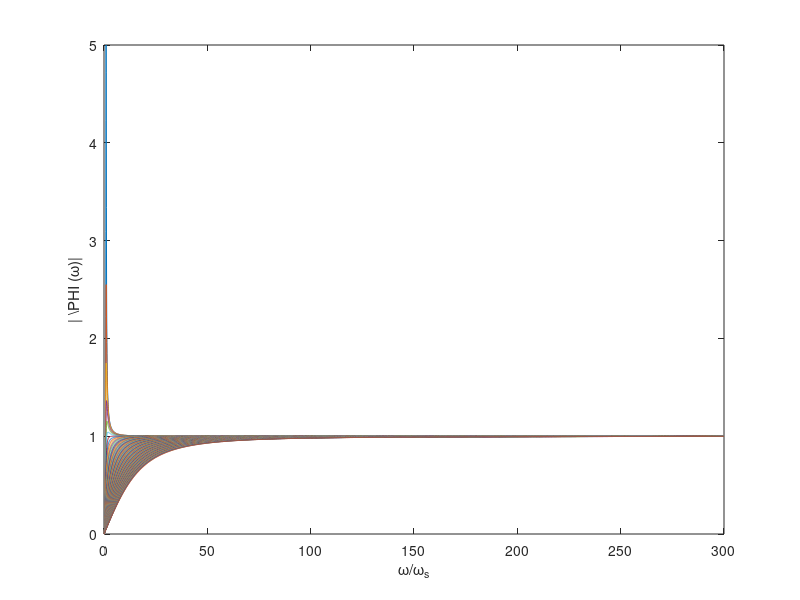
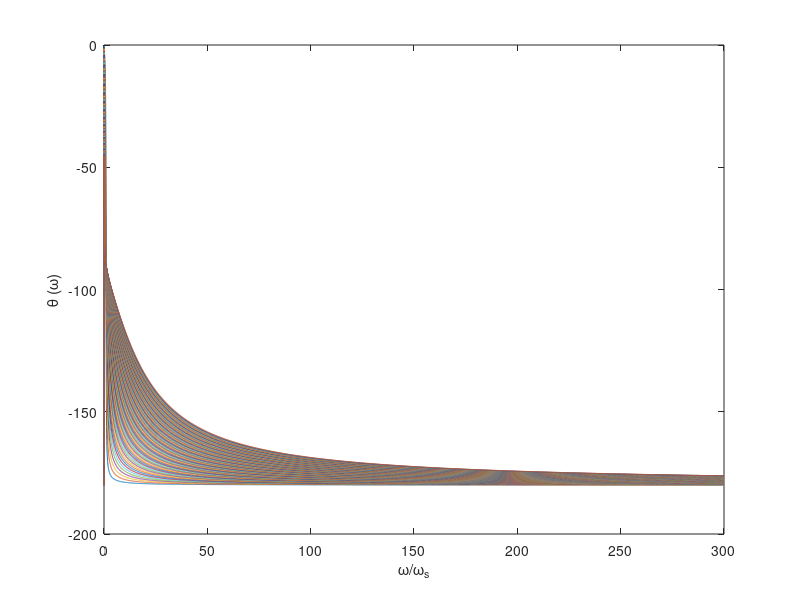

MATLAB code for these plots, in order:
clear;
omegas=1;
omega=(0:.05:300)';
j=0;
for zeta=.1:.1:10
j=j+1;
PHI(:,j)=-omega.^2./(omega.^2-2*i*zeta*omega - omegas^2);
end
figure(1)
plot(omega,abs(PHI));
xlabel('\omega/\omega_s');
ylabel('| \PHI (\omega)|')
figure(2)
plot(omega,angle(PHI)*180/pi);
xlabel('\omega/\omega_s');
ylabel('\theta (\omega)')
